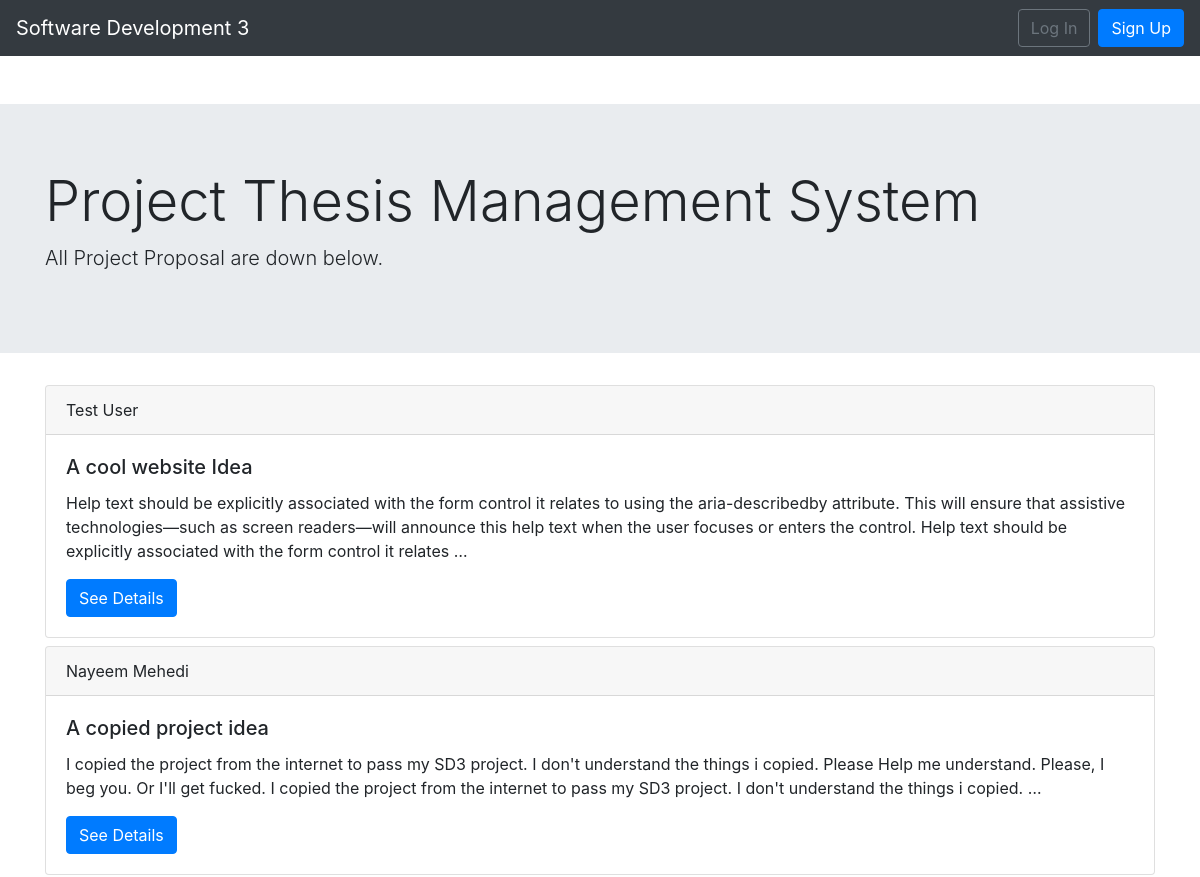
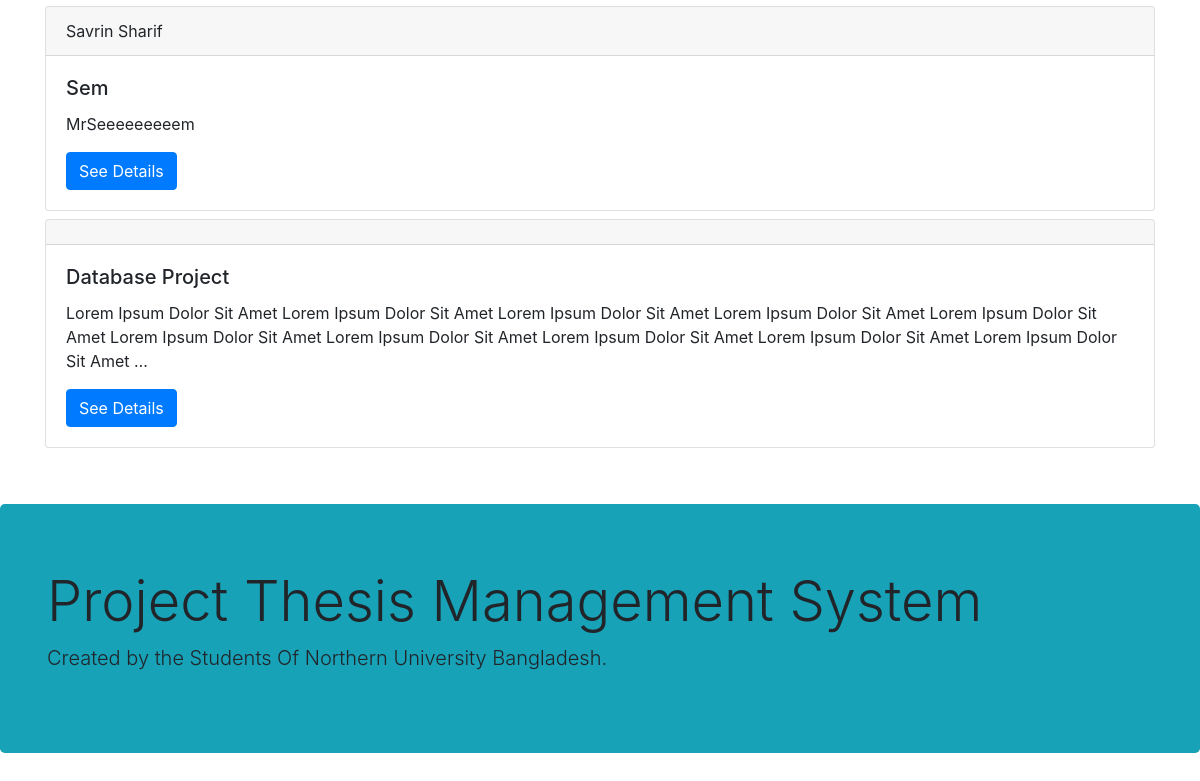
Page /teacher/ on the earlier database version (2 pictures, top to bottom).
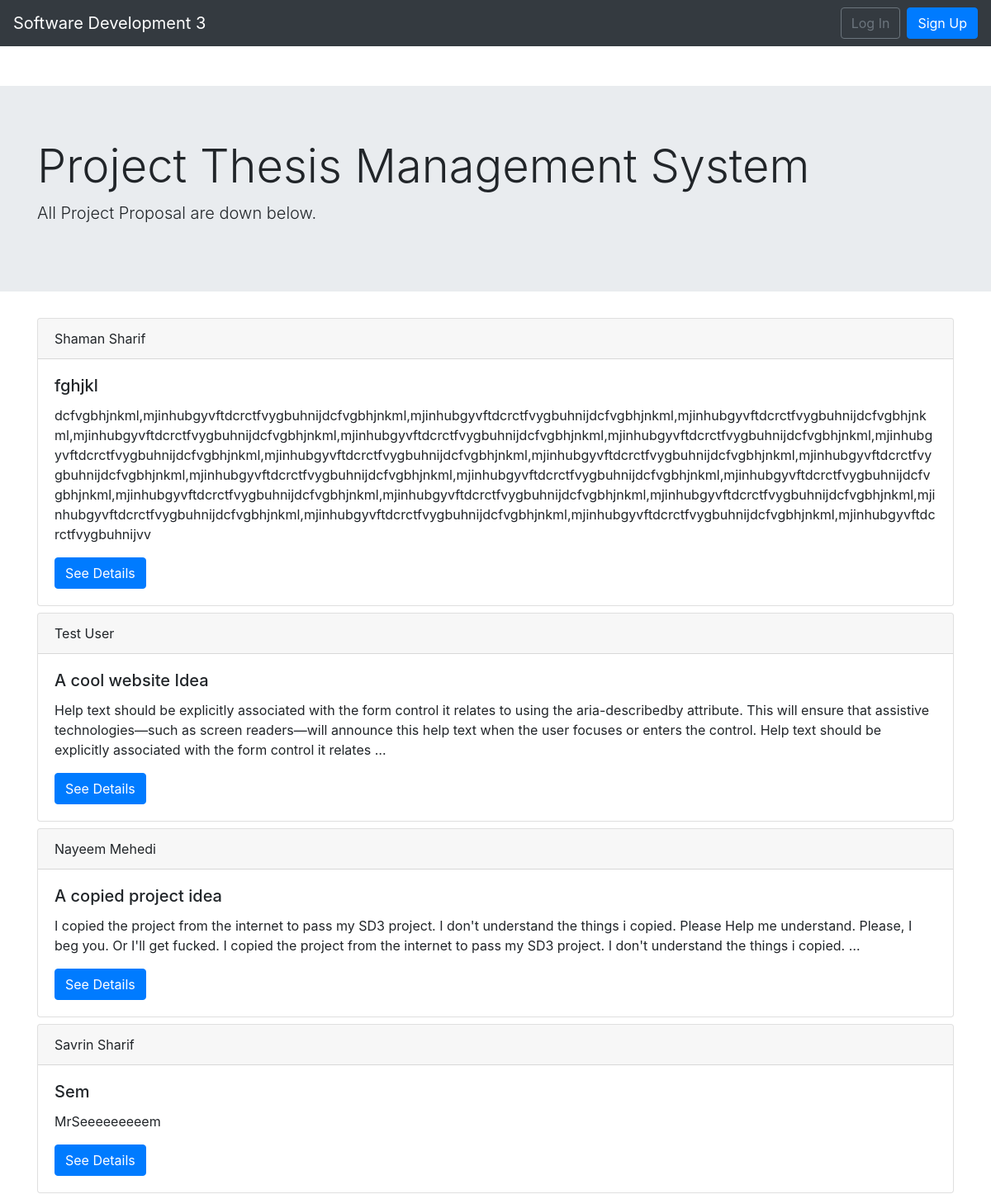
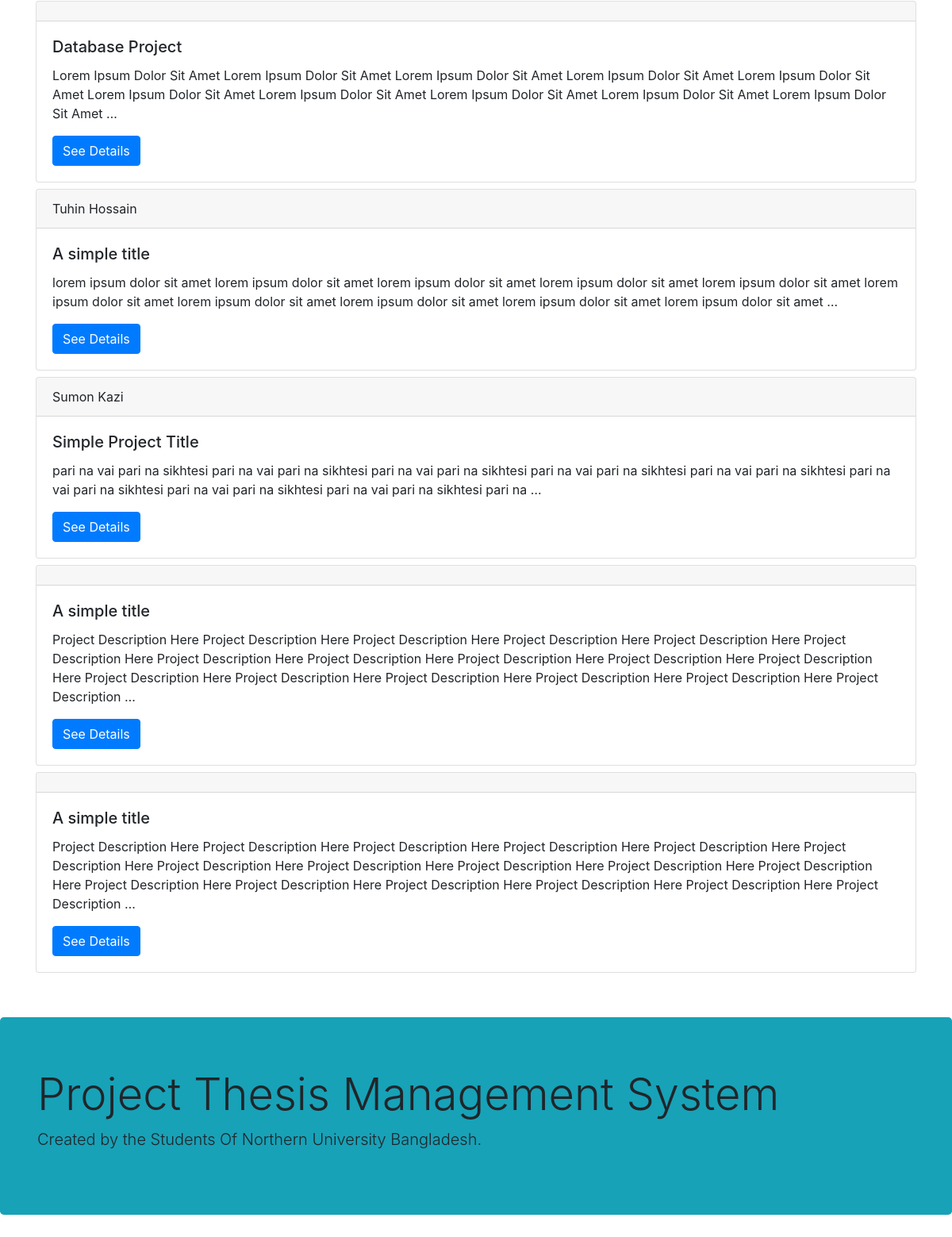
Same page on the later database version (2 pictures, top to bottom).
### home/models.py (models this page shows, shortened)
class ProjectModel(models.Model):
    student_key = models.OneToOneField(
        'auth.user',
        on_delete=models.CASCADE,
        primary_key=True,
    )
    title = models.CharField(max_length=255)
    subtitle = models.CharField(max_length=255, null=True)
    teacher = models.CharField(
        max_length=255,
        default="",
        null=True,
        blank=True
    )
    description = models.TextField()
    first_def_title = models.CharField(max_length=255, default="Soon")
    first_def_time = models.DateField(null=True, blank=True)
    first_def_desc = models.TextField(default="", null=True, blank=True)
    mid_def_title = models.CharField(max_length=255, default="Soon")
    mid_def_time = models.DateField(null=True, blank=True)
    mid_def_desc = models.TextField(default="", null=True, blank=True)
    final_def_title = models.CharField(max_length=255, default="Soon")
    final_def_time = models.DateField(null=True, blank=True)
    final_def_desc = models.TextField(default="", null=True, blank=True)

### home/views.py (the view)
# urls.py: path('teacher/', TeacherHomeView.as_view(), name='teacher_home'),
class TeacherHomeView(ListView):
    model = ProjectModel
    context_object_name = 'projects'
    template_name = 'teacher/teacher_home.html'

### templates/teacher/teacher_home.html
{% extends 'base.html' %}
{% block content %}
<div class="jumbotron jumbotron-fluid">
    <div class="container">
        <h1 class="display-4">Project Thesis Management System</h1>
        <p class="lead">All Project Proposal are down below.</p>
    </div>
</div>
<div class="container">
    {% for project in projects %}
    <div class="card mb-2">
        <div class="card-header">
            {{ project.student_key.first_name }} {{ project.student_key.last_name }}
        </div>
        <div class="card-body">
            <h5 class="card-title">{{ project.title }}</h5>
            <p class="card-text">{{ project.description|truncatewords:50 }}</p>
            <a href="{% url 'teacher_detail' project.pk %}" class="btn btn-primary">See Details</a>
        </div>
    </div>
    {% endfor %}
</div>
{% endblock content %}

### templates/base.html (shortened to what this page needs)
{% load static %}
<!DOCTYPE html>
<html lang="en">
<head>
    <link rel="stylesheet" href="{% static 'css/bootstrap.min.css' %}">
</head>
<body>
    <nav class="navbar navbar-expand-lg navbar-dark bg-dark">
        <a class="navbar-brand" href="{% url 'home' %}">Software Development 3</a>
        <div class="collapse navbar-collapse" id="navbarCollapse">
            {% if user.is_authenticated %}
            <ul class="navbar-nav ml-auto">
                <li class="nav-item">
                    <a href="#" class="nav-link dropdown-toggle" id="userMenu" data-toggle="dropdown"
                        aria-haspopup="true" aria-expanded="false">
                        {{ user.username }}
                    </a>
                    <div class="dropdown-menu dropdown-menu-right" aria-labelledby="userMenu">
                        <a href="{% url 'password_change' %}" class="dropdown-item">Change Password</a>
                        <div class="dropdown-divider"></div>
                        <a href="{% url 'logout' %}" class="dropdown-item">Log out</a>
                    </div>
                </li>
            </ul>
            {% else %}
            <form class="form-inline ml-auto">
                <a href="{% url 'login' %}" class="btn btn-outline-secondary">Log In</a>
                <a href="{% url 'signup' %}" class="btn btn-primary ml-2">Sign Up</a>
            </form>
            {% endif %}
    </nav>
    <div class="mt-4 mb-4 pt-4 pb-4">
        {% block content %}
        {% endblock content %}
    </div>
    <div class="jumbotron bg-info">
        <div class="container">
            <h1 class="display-4">Project Thesis Management System</h1>
            <p class="lead">Created by the Students Of Northern University Bangladesh.</p>
        </div>
    </div>
</body>
</html>

Differences in the rows shown:
added ProjectModel: student_key.first_name "Shaman", student_key.last_name "Sharif", title "fghjkl", description "dcfvgbhjnkml,mjinhubgyvftdcrctfvygbuhnijdcfvgbhjnkml,mjinhubgyvftdcrctfvygbuhnijdcfvgbhjnkml,mjinhubgyvftdcrctfvygbuhnijdcfvgbhjnkml,mjinhubgyvftdcrctfvygbuhnijdcfvgbhjnkml,mjinhubgyvftdcrctfvygbuhnijdcfvgbhjnkml,mjinhubgyvftdcrctfvygbuhnijdcfvgbhjnkml,mjinhubgyvftdcrctfvygbuhnijdcfvgbhjnkml,mjinhubgyvftdcrctfvygbuhnijdcfvgbhjnkml,mjinhubgyvftdcrctfvygbuhnijdcfvgbhjnkml,mjinhubgyvftdcrctfvygbuhnijdcfvgbhjnkml,mjinhubgyvftdcrctfvygbuhnijdcfvgbhjnkml,mjinhubgyvftdcrctfvygbuhnijdcfvgbhjnkml,mjinhubgyvftdcrctfvygbuhnijdcfvgbhjnkml,mjinhubgyvftdcrctfvygbuhnijdcfvgbhjnkml,mjinhubgyvftdcrctfvygbuhnijdcfvgbhjnkml,mjinhubgyvftdcrctfvygbuhnijdcfvgbhjnkml,mjinhubgyvftdcrctfvygbuhnijdcfvgbhjnkml,mjinhub…"
added ProjectModel: student_key.first_name "Tuhin", student_key.last_name "Hossain", title "A simple title", description "lorem ipsum dolor sit amet lorem ipsum dolor sit amet lorem ipsum dolor sit amet lorem ipsum dolor sit amet lorem ipsum dolor sit amet lorem ipsum dolor sit amet lorem ipsum dolor sit amet lorem ipsum dolor sit amet lorem ipsum dolor sit amet lorem ipsum dolor sit amet …"
added ProjectModel: student_key.first_name "Sumon", student_key.last_name "Kazi", title "Simple Project Title", description "pari na vai pari na sikhtesi pari na vai pari na sikhtesi pari na vai pari na sikhtesi pari na vai pari na sikhtesi pari na vai pari na sikhtesi pari na vai pari na sikhtesi pari na vai pari na sikhtesi pari na vai pari na sikhtesi pari na …"
added ProjectModel: title "A simple title", description "Project Description Here Project Description Here Project Description Here Project Description Here Project Description Here Project Description Here Project Description Here Project Description Here Project Description Here Project Description Here Project Description Here Project Description Here Project Description Here Project Description Here Project Description Here Project Description Here Project Description …"
added ProjectModel: title "A simple title", description "Project Description Here Project Description Here Project Description Here Project Description Here Project Description Here Project Description Here Project Description Here Project Description Here Project Description Here Project Description Here Project Description Here Project Description Here Project Description Here Project Description Here Project Description Here Project Description Here Project Description …"
